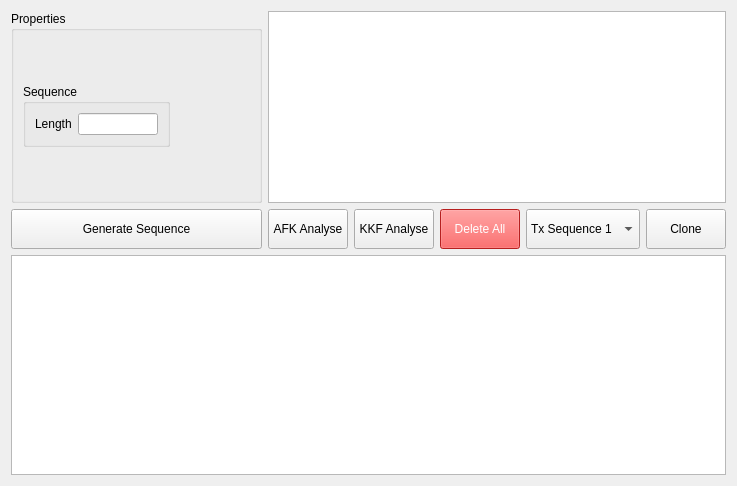
     <widget class="QWidget" name="ovsfsequence">
      <attribute name="title">
       <string>OVSF-Sequence</string>
      </attribute>
      <layout class="QGridLayout" name="gridLayout_36">
       <item row="0" column="0">
        <widget class="QGroupBox" name="groupBox_9">
         <property name="title">
          <string>Properties</string>
         </property>
         <layout class="QGridLayout" name="gridLayout_32">
          <item row="2" column="0">
           <spacer name="verticalSpacer_9">
            <property name="orientation">
             <enum>Qt::Vertical</enum>
            </property>
            <property name="sizeHint" stdset="0">
             <size>
              <width>20</width>
              <height>40</height>
             </size>
            </property>
           </spacer>
          </item>
          <item row="1" column="2">
           <spacer name="horizontalSpacer_13">
            <property name="orientation">
             <enum>Qt::Horizontal</enum>
            </property>
            <property name="sizeHint" stdset="0">
             <size>
              <width>40</width>
              <height>20</height>
             </size>
            </property>
           </spacer>
          </item>
          <item row="0" column="0">
           <spacer name="verticalSpacer_10">
            <property name="orientation">
             <enum>Qt::Vertical</enum>
            </property>
            <property name="sizeHint" stdset="0">
             <size>
              <width>20</width>
              <height>40</height>
             </size>
            </property>
           </spacer>
          </item>
          <item row="1" column="0">
           <widget class="QGroupBox" name="groupBox_24">
            <property name="title">
             <string>Sequence</string>
            </property>
            <layout class="QGridLayout" name="gridLayout_33">
             <item row="0" column="0">
              <widget class="QLabel" name="label_25">
               <property name="text">
                <string>Length</string>
               </property>
              </widget>
             </item>
             <item row="0" column="1">
              <widget class="QLineEdit" name="lineEdit_ovsfsequence_sequence_length">
               <property name="minimumSize">
                <size>
                 <width>60</width>
                 <height>0</height>
                </size>
               </property>
               <property name="maximumSize">
                <size>
                 <width>80</width>
                 <height>16777215</height>
                </size>
               </property>
              </widget>
             </item>
            </layout>
           </widget>
          </item>
          <item row="1" column="1">
           <spacer name="horizontalSpacer_14">
            <property name="orientation">
             <enum>Qt::Horizontal</enum>
            </property>
            <property name="sizeHint" stdset="0">
             <size>
              <width>40</width>
              <height>20</height>
             </size>
            </property>
           </spacer>
          </item>
         </layout>
        </widget>
       </item>
       <item row="1" column="0">
        <widget class="QPushButton" name="pushButton_ovsfsequence_generatesequence">
         <property name="minimumSize">
          <size>
           <width>0</width>
           <height>40</height>
          </size>
         </property>
         <property name="text">
          <string>Generate Sequence</string>
         </property>
        </widget>
       </item>
       <item row="1" column="1">
        <layout class="QHBoxLayout" name="horizontalLayout_9">
         <item>
          <widget class="QPushButton" name="pushButton_ovsfsequence_afkanalyse">
           <property name="minimumSize">
            <size>
             <width>0</width>
             <height>40</height>
            </size>
           </property>
           <property name="text">
            <string>AFK Analyse</string>
           </property>
          </widget>
         </item>
         <item>
          <widget class="QPushButton" name="pushButton_ovsfsequence_kkfanalyse">
           <property name="minimumSize">
            <size>
             <width>0</width>
             <height>40</height>
            </size>
           </property>
           <property name="text">
            <string>KKF Analyse</string>
           </property>
          </widget>
         </item>
         <item>
          <widget class="QPushButton" name="pushButton_ovsfsequence_deleteall">
           <property name="minimumSize">
            <size>
             <width>0</width>
             <height>40</height>
            </size>
           </property>
           <property name="styleSheet">
            <string notr="true">background-color: rgb(255, 45, 45);
color: rgb(255, 255, 255)</string>
           </property>
           <property name="text">
            <string>Delete All</string>
           </property>
          </widget>
         </item>
         <item>
          <widget class="QComboBox" name="comboBox_ovsfsequence">
           <property name="minimumSize">
            <size>
             <width>0</width>
             <height>40</height>
            </size>
           </property>
           <item>
            <property name="text">
             <string>Tx Sequence 1</string>
            </property>
           </item>
           <item>
            <property name="text">
             <string>Tx Sequence 2</string>
            </property>
           </item>
           <item>
            <property name="text">
             <string>Rx Sequence 1</string>
            </property>
           </item>
           <item>
            <property name="text">
             <string>Rx Sequence 2</string>
            </property>
           </item>
          </widget>
         </item>
         <item>
          <widget class="QPushButton" name="pushButton_ovsfsequence_clone">
           <property name="minimumSize">
            <size>
             <width>0</width>
             <height>40</height>
            </size>
           </property>
           <property name="text">
            <string>Clone</string>
           </property>
          </widget>
         </item>
        </layout>
       </item>
       <item row="2" column="0" colspan="2">
        <widget class="QGraphicsView" name="graphicsView_ovsfsequence">
         <property name="sizePolicy">
          <sizepolicy hsizetype="Expanding" vsizetype="Minimum">
           <horstretch>0</horstretch>
           <verstretch>0</verstretch>
          </sizepolicy>
         </property>
         <property name="minimumSize">
          <size>
           <width>0</width>
           <height>220</height>
          </size>
         </property>
        </widget>
       </item>
       <item row="0" column="1">
        <widget class="QListWidget" name="listWidget_ovsfsequence"/>
       </item>
      </layout>
     </widget>
